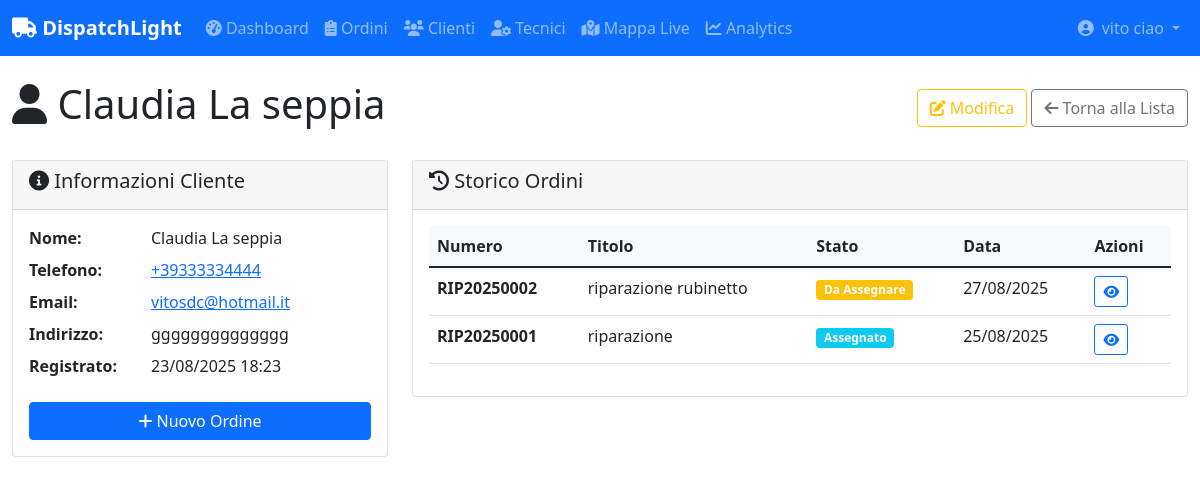
Before: /customers/2/ (signed in) with the older database file.
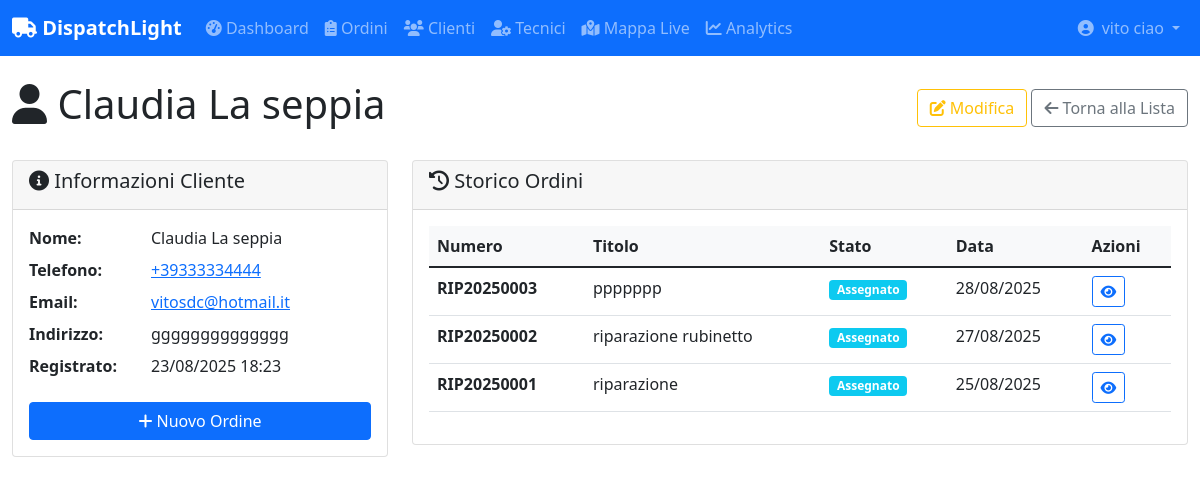
After: the same page with the newer database file.
### core/models.py (models this page shows, shortened)
class WorkOrder(models.Model):
    STATUS_CHOICES = [
        ('PENDING', 'Da Assegnare'),
        ('ASSIGNED', 'Assegnato'),
        ('EN_ROUTE', 'In Viaggio'),
        ('ON_SITE', 'Sul Posto'),
        ('COMPLETED', 'Completato'),
        ('CANCELLED', 'Annullato'),
    ]
    PRIORITY_CHOICES = [
        ('LOW', 'Bassa'),
        ('NORMAL', 'Normale'),
        ('HIGH', 'Alta'),
        ('URGENT', 'Urgente'),
    ]
    id = models.UUIDField(primary_key=True, default=uuid.uuid4, editable=False)
    order_number = models.CharField(max_length=20, unique=True)
    company = models.ForeignKey(Company, on_delete=models.CASCADE, related_name='work_orders')
    customer = models.ForeignKey(Customer, on_delete=models.CASCADE, related_name='work_orders')
    technician = models.ForeignKey(Technician, on_delete=models.SET_NULL, blank=True, null=True, related_name='work_orders')
    service_type = models.ForeignKey(ServiceType, on_delete=models.SET_NULL, blank=True, null=True)
    title = models.CharField(max_length=200)
    description = models.TextField()
    status = models.CharField(max_length=20, choices=STATUS_CHOICES, default='PENDING')
    priority = models.CharField(max_length=10, choices=PRIORITY_CHOICES, default='NORMAL')
    scheduled_date = models.DateTimeField(blank=True, null=True)
    estimated_duration_minutes = models.PositiveIntegerField(default=60)
    created_at = models.DateTimeField(auto_now_add=True)
    assigned_at = models.DateTimeField(blank=True, null=True)
    started_at = models.DateTimeField(blank=True, null=True)  # Quando il tecnico arriva
    completed_at = models.DateTimeField(blank=True, null=True)
    service_address = models.TextField()
    service_latitude = models.DecimalField(max_digits=10, decimal_places=8, blank=True, null=True)
    service_longitude = models.DecimalField(max_digits=11, decimal_places=8, blank=True, null=True)
    technician_notes = models.TextField(blank=True, null=True)
    work_performed = models.TextField(blank=True, null=True)
    materials_used = models.TextField(blank=True, null=True)
    estimated_price = models.DecimalField(max_digits=10, decimal_places=2, blank=True, null=True)
    final_price = models.DecimalField(max_digits=10, decimal_places=2, blank=True, null=True)
    class Meta:
        ordering = ['-created_at']

### core/views.py (the view)
# urls.py: path('customers/<int:pk>/', views.CustomerDetailView.as_view(), name='customer_detail'),
class CustomerDetailView(LoginRequiredMixin, DetailView):
    model = Customer
    template_name = 'core/customer_detail.html'
    context_object_name = 'customer'
    def get_queryset(self):
        company = get_user_company(self.request.user)
        if company:
            return Customer.objects.filter(company=company)
        return Customer.objects.none()
    def get_context_data(self, **kwargs):
        context = super().get_context_data(**kwargs)
        context['recent_orders'] = self.object.work_orders.order_by('-created_at')[:10]
        return context

### core/views.py (called while the page is built)
def get_user_company(user):
    try:
        return user.owned_companies.first() or \
               Technician.objects.get(user=user).company
    except:
        return None

### templates/core/customer_detail.html (shortened to what the changed rows need)
{% extends 'base.html' %}
{% block content %}
<div class="row">
    <div class="col-12">
        <div class="d-flex justify-content-between align-items-center mb-4">
            <h1><i class="fas fa-user"></i> {{ customer.name }}</h1>
        </div>
    </div>
</div>
<div class="row">
    <div class="col-lg-8">
        <div class="card">
            <div class="card-body">
                {% if recent_orders %}
                <div class="table-responsive">
                    <table class="table table-hover">
                        <thead>
                            <tr>
                                <th>Numero</th>
                                <th>Titolo</th>
                                <th>Stato</th>
                                <th>Data</th>
                                <th>Azioni</th>
                            </tr>
                        </thead>
                        <tbody>
                            {% for order in recent_orders %}
                            <tr>
                                <td><strong>{{ order.order_number }}</strong></td>
                                <td>{{ order.title|truncatechars:40 }}</td>
                                <td>
                                    {% if order.status == 'PENDING' %}
                                        <span class="badge bg-warning">Da Assegnare</span>
                                    {% elif order.status == 'ASSIGNED' %}
                                        <span class="badge bg-info">Assegnato</span>
                                    {% elif order.status == 'EN_ROUTE' %}
                                        <span class="badge bg-primary">In Viaggio</span>
                                    {% elif order.status == 'ON_SITE' %}
                                        <span class="badge bg-secondary">Sul Posto</span>
                                    {% elif order.status == 'COMPLETED' %}
                                        <span class="badge bg-success">Completato</span>
                                    {% elif order.status == 'CANCELLED' %}
                                        <span class="badge bg-danger">Annullato</span>
                                    {% endif %}
                                </td>
                                <td>{{ order.created_at|date:"d/m/Y" }}</td>
                                <td>
                                    <a href="{% url 'core:order_detail' order.pk %}" class="btn btn-sm btn-outline-primary">
                                        <i class="fas fa-eye"></i>
                                    </a>
                                </td>
                            </tr>
                            {% endfor %}
                        </tbody>
                    </table>
                </div>
                {% endif %}
            </div>
        </div>
    </div>
</div>
{% endblock %}

Changed rows visible on the page:
added WorkOrder: order_number "RIP20250003", title "ppppppp", status "Assegnato", created_at "28/08/2025"
changed WorkOrder "RIP20250002": status "Da Assegnare" → "Assegnato"
